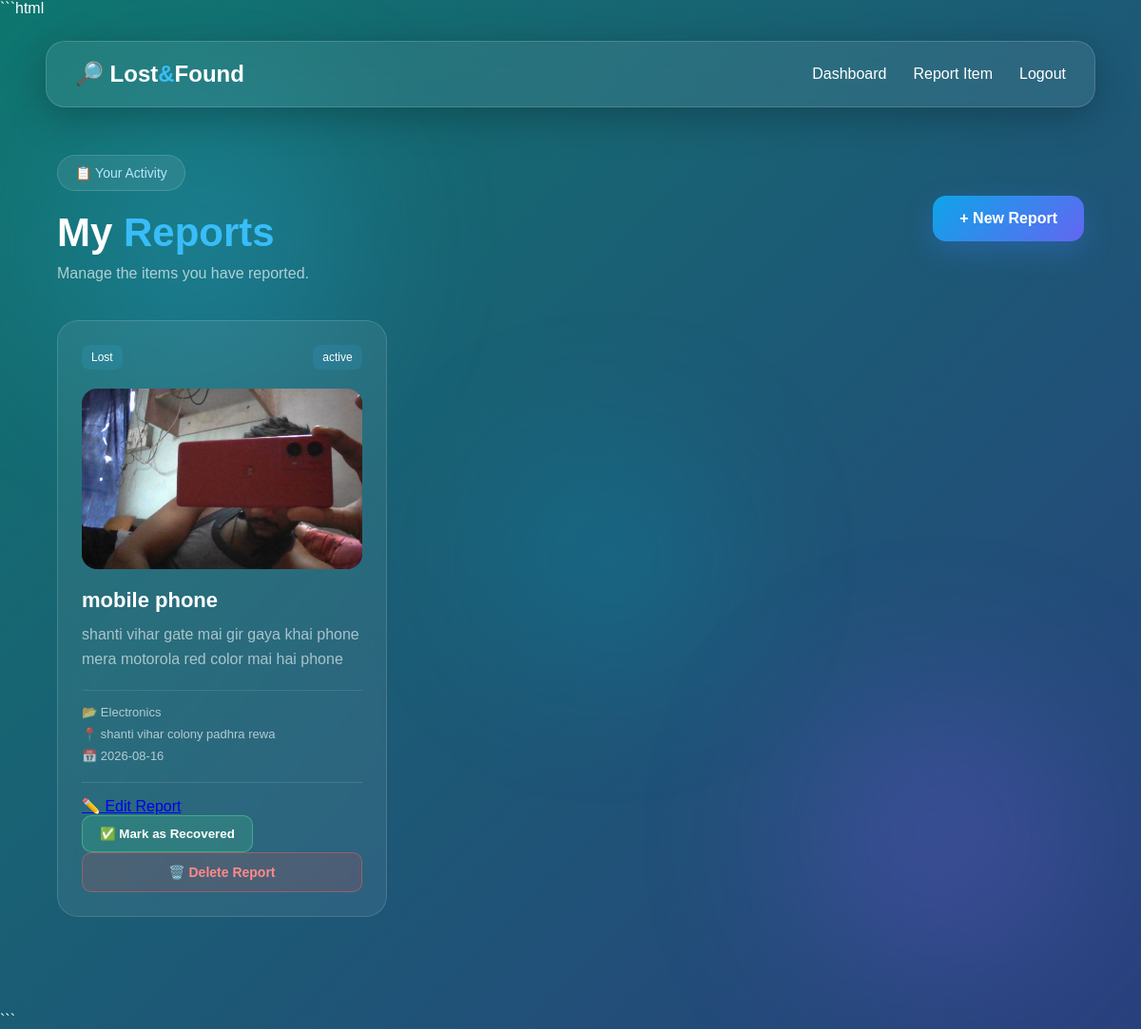
The app's page /my-reports (signed in) with its own data.
### tables this page shows
CREATE TABLE items (

            id INTEGER PRIMARY KEY AUTOINCREMENT,

            user_id INTEGER NOT NULL,

            item_type TEXT NOT NULL,

            item_name TEXT NOT NULL,

            category TEXT NOT NULL,

            description TEXT,

            location TEXT NOT NULL,

            item_date TEXT NOT NULL,

            image TEXT,

            status TEXT DEFAULT 'active',

            created_at TIMESTAMP
            DEFAULT CURRENT_TIMESTAMP, contact_info TEXT,

            FOREIGN KEY (user_id)
            REFERENCES users(id)
        );

### app.py (the view)
@app.route("/my-reports")
def my_reports():
    if "user_id" not in session:
        return redirect(
            url_for("login")
        )
    connection = get_db_connection()
    items = connection.execute(
        """
        SELECT *
        FROM items
        WHERE user_id = ?
        ORDER BY id DESC
        """,
        (
            session["user_id"],
        )
    ).fetchall()
    connection.close()
    return render_template(
        "my_reports.html",
        items=items
    )

### database.py (called while the page is built)
def get_db_connection():
    connection = sqlite3.connect("lost_found.db")
    connection.row_factory = sqlite3.Row
    return connection

### templates/my_reports.html (shortened to what this page needs)
<!DOCTYPE html>
<html lang="en">
<head>
    <link rel="stylesheet" href="{{ url_for('static', filename='css/style.css') }}">
</head>
<body>
    <div class="glow glow-one"></div>
    <div class="glow glow-two"></div>
    <div class="glow glow-three"></div>
    <nav class="navbar">
        <div class="logo">
            🔎 Lost<span>&</span>Found
        </div>
        <div class="nav-links">
            <a href="/dashboard">
                Dashboard
            </a>
            <a href="/report">
                Report Item
            </a>
            <a href="/logout">
                Logout
            </a>
        </div>
    </nav>
    <main class="dashboard">
        <div class="dashboard-header">
            <div>
                <div class="badge">
                    📋 Your Activity
                </div>
                <h1>
                    My <span>Reports</span>
                </h1>
                <p>
                    Manage the items you have reported.
                </p>
            </div>
            <a href="/report" class="primary-btn">
                + New Report
            </a>
        </div>
        <div class="items-grid">
            {% if items %}
            {% for item in items %}
            <div class="item-card">
                <div class="item-top">
                    <span class="item-type">
                        {{ item["item_type"] }}
                    </span>
                    {% if item["status"] == "recovered" %}
                    <span class="item-status recovered-label">
                        ✅ Recovered
                    </span>
                    {% else %}
                    <span class="item-status">
                        {{ item["status"] }}
                    </span>
                    {% endif %}
                </div>
                {% if item["image"] %}
                <div class="item-image">
                    <img src="{{ url_for('static', filename='uploads/' + item['image']) }}"
                        alt="{{ item['item_name'] }}">
                </div>
                {% else %}
                <div class="item-image no-image">
                    📦
                </div>
                {% endif %}
                <h3>
                    {{ item["item_name"] }}
                </h3>
                <p>
                    {{ item["description"] or
                    "No description provided." }}
                </p>
                <div class="item-info">
                    <span>
                        📂 {{ item["category"] }}
                    </span>
                    <span>
                        📍 {{ item["location"] }}
                    </span>
                    <span>
                        📅 {{ item["item_date"] }}
                    </span>
                </div>
                <div class="report-actions">
                    <a href="{{ url_for('edit_report', item_id=item['id']) }}" class="edit-btn">
                        ✏️ Edit Report
                    </a>
                    {% if item["status"] != "recovered" %}
                    <form action="{{ url_for('recover_report', item_id=item['id']) }}" method="POST">
                        <button type="submit" class="recover-btn"
                            onclick="return confirm('Mark this report as recovered?');">
                            ✅ Mark as Recovered
                        </button>
                    </form>
                    {% else %}
                    <span class="recovered-label">
                        ✅ Recovered
                    </span>
                    {% endif %}
                    <form action="{{ url_for('delete_report', item_id=item['id']) }}" method="POST">
                        <button type="submit" class="delete-btn"
                            onclick="return confirm('Are you sure you want to delete this report?');">
                            🗑️ Delete Report
                        </button>
                    </form>
                </div>
            </div>
            {% endfor %}
            {% endif %}
        </div>
    </main>
</body>
</html>

### static/css/style.css (style rules this page uses)
* { margin: 0; padding: 0; box-sizing: border-box; }
body { min-height: 100vh; font-family: Arial, sans-serif; color: white; background: linear-gradient(-45deg, #0f172a, #172554, #312e81, #0f766e); background-size: 400% 400%; animation: gradientMove 12s ease infinite; overflow-x: hidden; }
.glow { position: fixed; width: 300px; height: 300px; border-radius: 50%; filter: blur(90px); opacity: 0.25; pointer-events: none; z-index: 0; }
.glow-one { background: #38bdf8; top: 10%; left: 5%; animation: floatOne 8s infinite ease-in-out; }
.glow-two { background: #8b5cf6; right: 5%; bottom: 5%; animation: floatTwo 10s infinite ease-in-out; }
.glow-three { background: #06b6d4; top: 45%; left: 45%; width: 200px; height: 200px; animation: floatThree 7s infinite ease-in-out; }
.navbar { width: 92%; height: 70px; margin: 25px auto; padding: 0 30px; display: flex; align-items: center; justify-content: space-between; position: relative; z-index: 5; background: rgba(255, 255, 255, 0.08); backdrop-filter: blur(15px); -webkit-backdrop-filter: blur(15px); border: 1px solid rgba(255, 255, 255, 0.15); border-radius: 20px; box-shadow: 0 10px 40px rgba(0, 0, 0, 0.25); }
.logo { font-size: 24px; font-weight: bold; }
.logo span { color: #38bdf8; }
.nav-links { display: flex; align-items: center; gap: 28px; }
.nav-links a { color: white; text-decoration: none; transition: 0.3s; }
.badge { display: inline-block; padding: 10px 18px; border-radius: 50px; background: rgba(255, 255, 255, 0.08); border: 1px solid rgba(255, 255, 255, 0.15); color: #bae6fd; font-size: 14px; }
.primary-btn, .secondary-btn { padding: 15px 28px; border-radius: 14px; text-decoration: none; font-weight: bold; transition: 0.3s; }
.primary-btn { color: white; background: linear-gradient(135deg, #0ea5e9, #6366f1); box-shadow: 0 10px 30px rgba(59, 130, 246, 0.3); }
.dashboard { width: 90%; max-width: 1200px; margin: 50px auto 100px; position: relative; z-index: 2; }
.dashboard-header { display: flex; align-items: center; justify-content: space-between; gap: 25px; margin-bottom: 40px; }
.dashboard-header h1 { font-size: 42px; margin: 20px 0 10px; }
.dashboard-header h1 span { color: #38bdf8; }
.dashboard-header p { color: rgba(255, 255, 255, 0.65); }
.items-grid { display: grid; grid-template-columns: repeat(3, 1fr); gap: 20px; }
.item-card { padding: 25px; border-radius: 22px; background: rgba(255, 255, 255, 0.07); border: 1px solid rgba(255, 255, 255, 0.14); backdrop-filter: blur(15px); transition: 0.35s; }
.item-top { display: flex; justify-content: space-between; margin-bottom: 20px; }
.item-type, .item-status { padding: 6px 10px; border-radius: 8px; font-size: 12px; background: rgba(56, 189, 248, 0.12); }
.item-card h3 { font-size: 22px; margin-bottom: 10px; }
.item-card>p { color: rgba(255, 255, 255, 0.6); line-height: 1.6; min-height: 50px; }
.item-info { display: flex; flex-direction: column; gap: 8px; margin-top: 20px; padding-top: 15px; border-top: 1px solid rgba(255, 255, 255, 0.1); color: rgba(255, 255, 255, 0.65); font-size: 13px; }
.item-image { width: 100%; height: 190px; margin-bottom: 20px; border-radius: 16px; overflow: hidden; background: rgba(0, 0, 0, 0.2); }
.item-image img { width: 100%; height: 100%; object-fit: cover; display: block; transition: 0.4s; }
.report-actions { margin-top: 20px; }
.delete-btn { width: 100%; padding: 12px 18px; border: 1px solid rgba(255, 100, 100, 0.4); border-radius: 10px; background: rgba(255, 70, 70, 0.15); color: #ff8a8a; font-size: 14px; font-weight: 600; cursor: pointer; transition: 0.3s; }
.report-actions { margin-top: 20px; padding-top: 15px; border-top: 1px solid rgba(255, 255, 255, 0.12); }
.report-actions form { width: 100%; }
.recover-btn { padding: 11px 18px; border-radius: 10px; border: 1px solid rgba(80, 220, 140, 0.5); background: rgba(80, 220, 140, 0.18); color: white; cursor: pointer; font-weight: 600; transition: 0.3s; }

### records on screen
items: item_type "Lost", status "active", image (picture), item_name "mobile phone", description "shanti vihar gate mai gir gaya khai phone mera motorola red color mai hai phone", category "Electronics", location "shanti vihar colony padhra rewa", item_date "2026-08-16"
